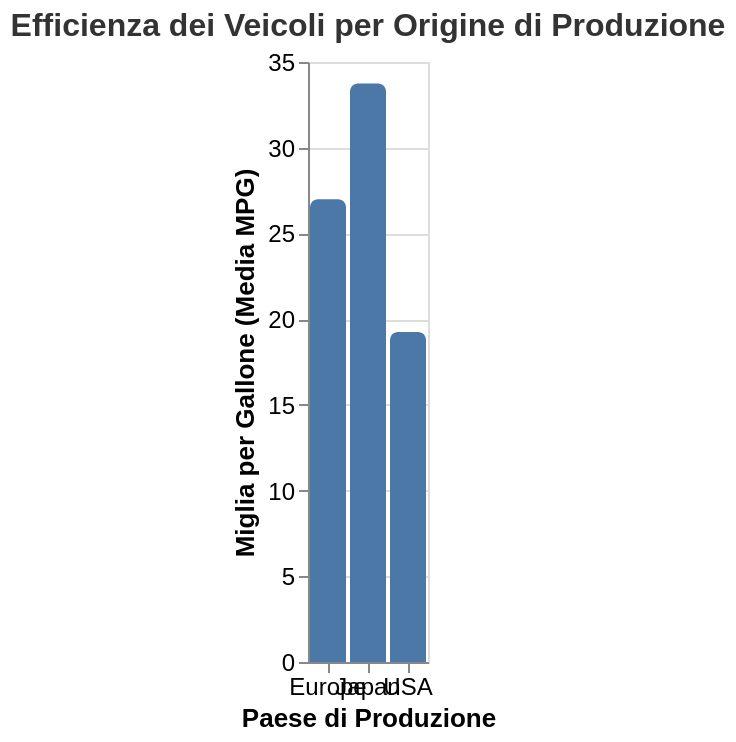

Write a Vega-Lite specification for this figure.
### Vega-Lite specification from a JSON file in a GitHub repository (floating-point values rounded to 4 significant figures)
{"$schema": "https://vega.github.io/schema/vega-lite/v5.json", "config": {"view": {"continuousHeight": 300, "continuousWidth": 400}}, "title": {"text": "Efficienza dei Veicoli per Origine di Produzione", "fontSize": 16, "fontWeight": "bold", "color": "#333"}, "width": "container", "height": 300, "data": {"name": "cars-dataset"}, "datasets": {"cars-dataset": [{"Origin": "USA", "Miles_per_Gallon": 15}, {"Origin": "USA", "Miles_per_Gallon": 18}, {"Origin": "USA", "Miles_per_Gallon": 21}, {"Origin": "USA", "Miles_per_Gallon": 23}, {"Origin": "Europe", "Miles_per_Gallon": 24}, {"Origin": "Europe", "Miles_per_Gallon": 26}, {"Origin": "Europe", "Miles_per_Gallon": 28}, {"Origin": "Europe", "Miles_per_Gallon": 30}, {"Origin": "Japan", "Miles_per_Gallon": 30}, {"Origin": "Japan", "Miles_per_Gallon": 33}, {"Origin": "Japan", "Miles_per_Gallon": 35}, {"Origin": "Japan", "Miles_per_Gallon": 37}]}, "params": [{"name": "hover", "select": {"type": "point", "on": "pointerover", "clear": "pointerout"}}], "mark": {"type": "bar", "color": "#4c78a8", "cornerRadiusTopLeft": 4, "cornerRadiusTopRight": 4, "cursor": "pointer"}, "encoding": {"x": {"field": "Origin", "type": "nominal", "axis": {"title": "Paese di Produzione", "labelAngle": 0, "labelFontSize": 12, "titleFontSize": 13}}, "y": {"field": "Miles_per_Gallon", "type": "quantitative", "aggregate": "mean", "axis": {"title": "Miglia per Gallone (Media MPG)", "labelFontSize": 12, "titleFontSize": 13}}, "tooltip": [{"field": "Origin", "type": "nominal", "title": "Origine"}, {"field": "Miles_per_Gallon", "aggregate": "mean", "type": "quantitative", "format": ".1f", "title": "Media MPG"}], "opacity": {"condition": {"param": "hover", "value": 1}, "value": 0.75}}}
